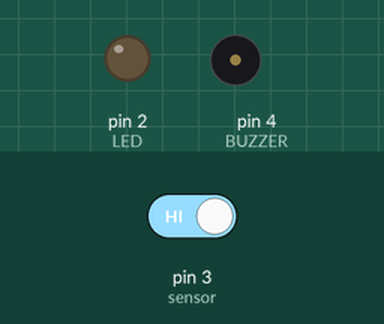
Recording of a sketch running on a simulated Arduino Uno, built with avr-gcc and run on an emulated ATmega328P. Parts: output pins drawn as LEDs (lit = HIGH), buzzer (waves = sounding, pin HIGH). The inputs (shaded band) are chosen by the test bench; at power-on: pin 3 (sensor) HIGH. What the sketch prints to the serial monitor is not drawn.

Above: at 1.8 s.
1.9 s: pin 3 (sensor) driven LOW
At 3.2 s:
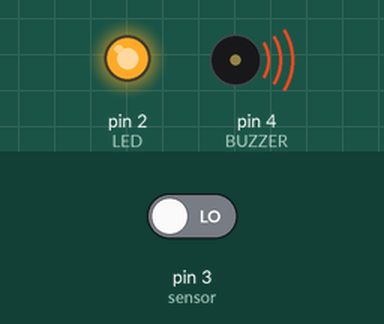
3.5 s: pin 3 (sensor) driven HIGH
At 4.4 s:
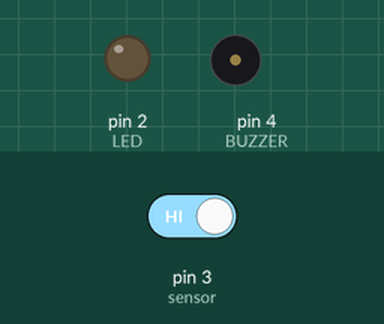
Timing chart, 0 to 6.5 s (numbered marks = the images above; inputs shaded):
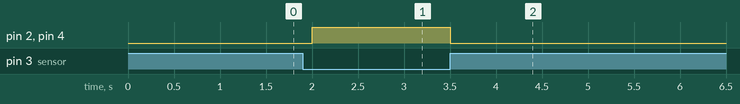

Measured:
- after the input at 1.9 s, pin 2 (LED), pin 4 (BUZZER): LOW → HIGH after 0.10 s
- after the input at 3.5 s, pin 2 (LED), pin 4 (BUZZER): HIGH → LOW at once

The sketch:

fire_alarm.ino
```cpp
int LED=2;
int BUZZER=4;
int sensor=3;


void setup() {
pinMode(LED,OUTPUT);
pinMode(BUZZER,OUTPUT);
pinMode(sensor,INPUT);
Serial.begin(9600);
}
void loop() {


int val= digitalRead(3);


Serial.print("State = ");
Serial.println(val);


if(val == 0)
{
Serial.println("Danger");
digitalWrite(2,HIGH);
digitalWrite(4,HIGH);
delay(500);
}

else
{
Serial.println("It’s ok");
digitalWrite(2,LOW);
digitalWrite(4,LOW);
delay(500);
}


Serial.println("");
}
```
